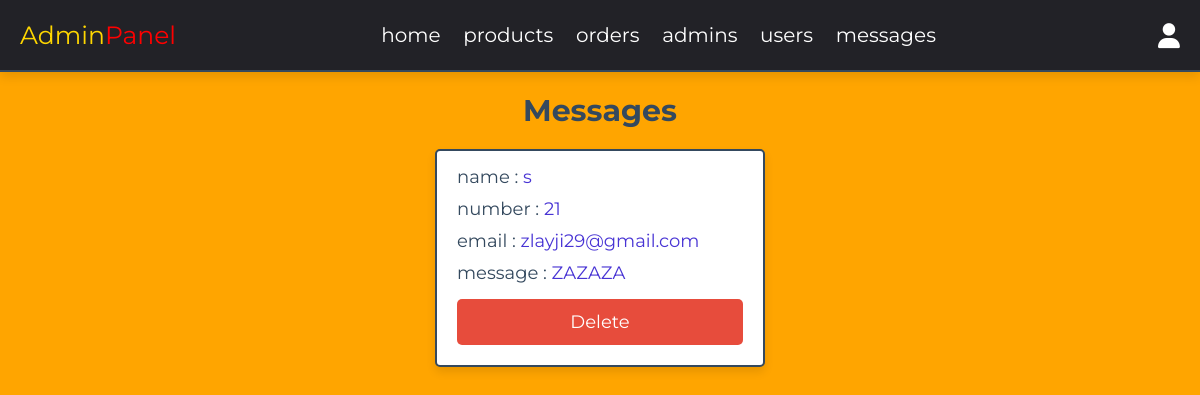
/admin/messages.php (signed in), run on the app's committed database.
### tables this page shows
CREATE TABLE `messages` (
  `id` int(100) NOT NULL,
  `user_id` int(100) NOT NULL,
  `name` varchar(100) NOT NULL,
  `email` varchar(100) NOT NULL,
  `number` varchar(12) NOT NULL,
  `message` varchar(500) NOT NULL
);

### admin/messages.php (the view, shortened to what this page needs)
<?php
include '../components/connect.php';
?>
<!DOCTYPE html>
<html lang="en">
<head>
   <link rel="stylesheet" href="https://cdnjs.cloudflare.com/ajax/libs/font-awesome/6.1.1/css/all.min.css">
   <link rel="stylesheet" href="../css/admin_style.css">
</head>
<body>
<?php include '../components/admin_header.php' ?>
<section class="messages">
   <h1 class="heading">messages</h1>
   <div class="box-container">
   <?php
      $select_messages = $conn->prepare("SELECT * FROM `messages`");
      $select_messages->execute();
      if($select_messages->rowCount() > 0){
         while($fetch_messages = $select_messages->fetch(PDO::FETCH_ASSOC)){
   ?>
   <div class="box">
      <p> name : <span><?= $fetch_messages['name']; ?></span> </p>
      <p> number : <span><?= $fetch_messages['number']; ?></span> </p>
      <p> email : <span><?= $fetch_messages['email']; ?></span> </p>
      <p> message : <span><?= $fetch_messages['message']; ?></span> </p>
      <a href="messages.php?delete=<?= $fetch_messages['id']; ?>" class="delete-btn" onclick="return confirm('delete this message?');">delete</a>
   </div>
   <?php
         }
      }else{
         echo '<p class="empty">you have no messages</p>';
      }
   ?>
   </div>
</section>
</body>
</html>

### css/admin_style.css (style rules this page uses)
:root { --main-color:#4834d4; --red:#e74c3c; --orange:#f39c12; --black:#34495e; --white:#fff; --light-bg:#f5f5f5; --light-color:#999; --border:.2rem solid var(--black); --box-shadow:0 .5rem 1rem rgba(0,0,0,.1); }
* { font-family: 'Montserrat', sans-serif; margin:0; padding:0; box-sizing: border-box; text-decoration: none; outline: none; border:none; }
html { font-size: 62.5%; overflow-x: hidden; }
body { background-color: gold; }
section { max-width: 1200px; margin:0 auto; padding:2rem; }
.btn, .delete-btn, .option-btn { display: block; margin-top: 1rem; border-radius: .5rem; cursor: pointer; width: 100%; font-size: 1.8rem; color:var(--white); padding:1.2rem 3rem; text-transform: capitalize; text-align: center; }
.delete-btn { background-color: var(--red); }
.heading { text-align: center; margin-bottom: 2rem; text-transform: capitalize; color:var(--black); font-size: 3rem; }
.messages .box-container { display: grid; grid-template-columns: repeat(auto-fit, 33rem); gap:1.5rem; justify-content: center; align-items: flex-start; }
.messages .box-container .box { background-color: var(--white); border-radius: .5rem; box-shadow: var(--box-shadow); border:var(--border); padding:2rem; padding-top: 1rem; }
.messages .box-container .box p { padding: .5rem 0; font-size: 1.8rem; color:var(--black); }
.messages .box-container .box p span { color:var(--main-color); }

### admin/messages.php (style rules this page uses)
body { background-color: orange; }

### data on the page
messages: name "s", number "21", email "zlayji29@gmail.com", message "ZAZAZA"
